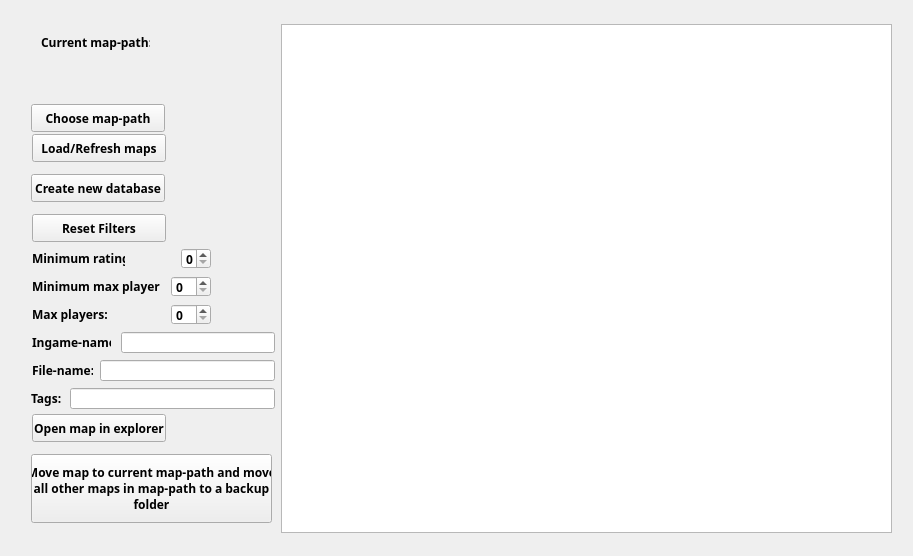
<?xml version="1.0" encoding="UTF-8"?>
<ui version="4.0">
 <class>CustomWindow</class>
 <widget class="QWidget" name="CustomWindow">
  <property name="geometry">
   <rect>
    <x>0</x>
    <y>0</y>
    <width>913</width>
    <height>556</height>
   </rect>
  </property>
  <property name="font">
   <font>
    <family>LifeCraft</family>
    <weight>75</weight>
    <bold>true</bold>
    <underline>false</underline>
   </font>
  </property>
  <property name="windowTitle">
   <string>MainWindow</string>
  </property>
  <property name="layoutDirection">
   <enum>Qt::LeftToRight</enum>
  </property>
  <layout class="QVBoxLayout" name="verticalLayout">
   <property name="spacing">
    <number>0</number>
   </property>
   <property name="leftMargin">
    <number>0</number>
   </property>
   <property name="topMargin">
    <number>1</number>
   </property>
   <property name="rightMargin">
    <number>0</number>
   </property>
   <property name="bottomMargin">
    <number>0</number>
   </property>
   <item>
    <widget class="QWidget" name="titleBar" native="true">
     <property name="minimumSize">
      <size>
       <width>0</width>
       <height>23</height>
      </size>
     </property>
     <property name="maximumSize">
      <size>
       <width>16777215</width>
       <height>23</height>
      </size>
     </property>
     <layout class="QHBoxLayout" name="horizontalLayout">
      <property name="spacing">
       <number>0</number>
      </property>
      <property name="leftMargin">
       <number>0</number>
      </property>
      <property name="topMargin">
       <number>0</number>
      </property>
      <property name="rightMargin">
       <number>0</number>
      </property>
      <property name="bottomMargin">
       <number>0</number>
      </property>
      <item>
       <widget class="QLabel" name="LTitle">
        <property name="minimumSize">
         <size>
          <width>100</width>
          <height>22</height>
         </size>
        </property>
        <property name="maximumSize">
         <size>
          <width>16777215</width>
          <height>22</height>
         </size>
        </property>
        <property name="text">
         <string/>
        </property>
       </widget>
      </item>
      <item>
       <widget class="QPushButton" name="pbMin">
        <property name="minimumSize">
         <size>
          <width>29</width>
          <height>20</height>
         </size>
        </property>
        <property name="maximumSize">
         <size>
          <width>29</width>
          <height>20</height>
         </size>
        </property>
        <property name="iconSize">
         <size>
          <width>29</width>
          <height>20</height>
         </size>
        </property>
        <property name="flat">
         <bool>true</bool>
        </property>
       </widget>
      </item>
      <item>
       <widget class="QPushButton" name="pbMaxOrSmallWindow">
        <property name="minimumSize">
         <size>
          <width>27</width>
          <height>20</height>
         </size>
        </property>
        <property name="maximumSize">
         <size>
          <width>27</width>
          <height>20</height>
         </size>
        </property>
        <property name="iconSize">
         <size>
          <width>26</width>
          <height>20</height>
         </size>
        </property>
        <property name="flat">
         <bool>true</bool>
        </property>
       </widget>
      </item>
      <item>
       <widget class="QPushButton" name="pbClose">
        <property name="minimumSize">
         <size>
          <width>48</width>
          <height>20</height>
         </size>
        </property>
        <property name="maximumSize">
         <size>
          <width>48</width>
          <height>20</height>
         </size>
        </property>
        <property name="iconSize">
         <size>
          <width>48</width>
          <height>20</height>
         </size>
        </property>
        <property name="flat">
         <bool>true</bool>
        </property>
       </widget>
      </item>
     </layout>
    </widget>
   </item>
   <item>
    <widget class="QWidget" name="centralWidget" native="true">
     <property name="layoutDirection">
      <enum>Qt::LeftToRight</enum>
     </property>
     <property name="autoFillBackground">
      <bool>false</bool>
     </property>
     <layout class="QHBoxLayout" name="horizontalLayout_2">
      <property name="spacing">
       <number>0</number>
      </property>
      <property name="leftMargin">
       <number>0</number>
      </property>
      <property name="topMargin">
       <number>0</number>
      </property>
      <property name="rightMargin">
       <number>0</number>
      </property>
      <property name="bottomMargin">
       <number>0</number>
      </property>
      <item>
       <widget class="QWidget" name="leftBorder" native="true">
        <property name="minimumSize">
         <size>
          <width>21</width>
          <height>200</height>
         </size>
        </property>
        <property name="maximumSize">
         <size>
          <width>10</width>
          <height>16777215</height>
         </size>
        </property>
        <property name="layoutDirection">
         <enum>Qt::LeftToRight</enum>
        </property>
        <property name="autoFillBackground">
         <bool>false</bool>
        </property>
       </widget>
      </item>
      <item>
       <widget class="QWidget" name="centralLeft" native="true">
        <property name="minimumSize">
         <size>
          <width>260</width>
          <height>500</height>
         </size>
        </property>
        <property name="maximumSize">
         <size>
          <width>260</width>
          <height>16777215</height>
         </size>
        </property>
        <property name="autoFillBackground">
         <bool>false</bool>
        </property>
        <widget class="QPushButton" name="btnOpenInExplorer">
         <property name="geometry">
          <rect>
           <x>11</x>
           <y>390</y>
           <width>134</width>
           <height>28</height>
          </rect>
         </property>
         <property name="text">
          <string>Open map in explorer</string>
         </property>
        </widget>
        <widget class="QPushButton" name="btnCreateNewDB">
         <property name="geometry">
          <rect>
           <x>10</x>
           <y>150</y>
           <width>134</width>
           <height>28</height>
          </rect>
         </property>
         <property name="text">
          <string>Create new database</string>
         </property>
        </widget>
        <widget class="QPushButton" name="btnResetFilters">
         <property name="geometry">
          <rect>
           <x>11</x>
           <y>190</y>
           <width>134</width>
           <height>28</height>
          </rect>
         </property>
         <property name="text">
          <string>Reset Filters</string>
         </property>
        </widget>
        <widget class="QPushButton" name="btnLoad">
         <property name="geometry">
          <rect>
           <x>11</x>
           <y>110</y>
           <width>134</width>
           <height>28</height>
          </rect>
         </property>
         <property name="text">
          <string>Load/Refresh maps</string>
         </property>
        </widget>
        <widget class="QPushButton" name="btnMoveMap">
         <property name="geometry">
          <rect>
           <x>10</x>
           <y>430</y>
           <width>241</width>
           <height>69</height>
          </rect>
         </property>
         <property name="text">
          <string>Move map to current map-path and move
all other maps in map-path to a backup
folder</string>
         </property>
        </widget>
        <widget class="QPushButton" name="btnSetMapDir">
         <property name="geometry">
          <rect>
           <x>10</x>
           <y>80</y>
           <width>134</width>
           <height>28</height>
          </rect>
         </property>
         <property name="layoutDirection">
          <enum>Qt::LeftToRight</enum>
         </property>
         <property name="autoFillBackground">
          <bool>false</bool>
         </property>
         <property name="styleSheet">
          <string notr="true"/>
         </property>
         <property name="inputMethodHints">
          <set>Qt::ImhNone</set>
         </property>
         <property name="text">
          <string>Choose map-path</string>
         </property>
         <property name="iconSize">
          <size>
           <width>200</width>
           <height>50</height>
          </size>
         </property>
         <property name="checkable">
          <bool>false</bool>
         </property>
         <property name="autoRepeat">
          <bool>false</bool>
         </property>
         <property name="autoExclusive">
          <bool>false</bool>
         </property>
         <property name="autoDefault">
          <bool>false</bool>
         </property>
         <property name="default">
          <bool>false</bool>
         </property>
         <property name="flat">
          <bool>false</bool>
         </property>
        </widget>
        <widget class="QLabel" name="label_5">
         <property name="geometry">
          <rect>
           <x>11</x>
           <y>282</y>
           <width>78</width>
           <height>16</height>
          </rect>
         </property>
         <property name="text">
          <string>Max players:</string>
         </property>
        </widget>
        <widget class="QLabel" name="label_6">
         <property name="geometry">
          <rect>
           <x>11</x>
           <y>338</y>
           <width>61</width>
           <height>16</height>
          </rect>
         </property>
         <property name="text">
          <string>File-name:</string>
         </property>
        </widget>
        <widget class="QLineEdit" name="leFilterIngameName">
         <property name="geometry">
          <rect>
           <x>100</x>
           <y>308</y>
           <width>154</width>
           <height>21</height>
          </rect>
         </property>
        </widget>
        <widget class="QLabel" name="lMapDir">
         <property name="geometry">
          <rect>
           <x>20</x>
           <y>10</y>
           <width>109</width>
           <height>16</height>
          </rect>
         </property>
         <property name="text">
          <string>Current map-path:</string>
         </property>
        </widget>
        <widget class="QLabel" name="label_3">
         <property name="geometry">
          <rect>
           <x>11</x>
           <y>226</y>
           <width>93</width>
           <height>16</height>
          </rect>
         </property>
         <property name="text">
          <string>Minimum rating:</string>
         </property>
        </widget>
        <widget class="QLabel" name="label_8">
         <property name="geometry">
          <rect>
           <x>10</x>
           <y>366</y>
           <width>31</width>
           <height>16</height>
          </rect>
         </property>
         <property name="text">
          <string>Tags:</string>
         </property>
        </widget>
        <widget class="QLineEdit" name="leFilterFileName">
         <property name="geometry">
          <rect>
           <x>79</x>
           <y>336</y>
           <width>175</width>
           <height>21</height>
          </rect>
         </property>
        </widget>
        <widget class="QLineEdit" name="leFilterTags">
         <property name="geometry">
          <rect>
           <x>49</x>
           <y>364</y>
           <width>205</width>
           <height>21</height>
          </rect>
         </property>
        </widget>
        <widget class="QLabel" name="label_4">
         <property name="geometry">
          <rect>
           <x>11</x>
           <y>254</y>
           <width>128</width>
           <height>16</height>
          </rect>
         </property>
         <property name="text">
          <string>Minimum max players:</string>
         </property>
        </widget>
        <widget class="QSpinBox" name="sbMinimumRating">
         <property name="geometry">
          <rect>
           <x>160</x>
           <y>224</y>
           <width>30</width>
           <height>21</height>
          </rect>
         </property>
        </widget>
        <widget class="QLabel" name="lMapDirStr">
         <property name="geometry">
          <rect>
           <x>10</x>
           <y>30</y>
           <width>241</width>
           <height>45</height>
          </rect>
         </property>
         <property name="text">
          <string>&lt;none selected&gt;

</string>
         </property>
        </widget>
        <widget class="QSpinBox" name="sbMaxPlayers">
         <property name="geometry">
          <rect>
           <x>150</x>
           <y>280</y>
           <width>40</width>
           <height>21</height>
          </rect>
         </property>
        </widget>
        <widget class="QLabel" name="label_7">
         <property name="geometry">
          <rect>
           <x>11</x>
           <y>310</y>
           <width>79</width>
           <height>16</height>
          </rect>
         </property>
         <property name="text">
          <string>Ingame-name:</string>
         </property>
        </widget>
        <widget class="QSpinBox" name="sbMinimumMaxPlayers">
         <property name="geometry">
          <rect>
           <x>150</x>
           <y>252</y>
           <width>40</width>
           <height>21</height>
          </rect>
         </property>
        </widget>
       </widget>
      </item>
      <item>
       <widget class="QWidget" name="centralRight" native="true">
        <layout class="QHBoxLayout" name="horizontalLayout_3">
         <property name="spacing">
          <number>0</number>
         </property>
         <property name="leftMargin">
          <number>0</number>
         </property>
         <property name="topMargin">
          <number>0</number>
         </property>
         <property name="rightMargin">
          <number>0</number>
         </property>
         <property name="bottomMargin">
          <number>0</number>
         </property>
         <item>
          <widget class="QTableView" name="view"/>
         </item>
        </layout>
       </widget>
      </item>
      <item>
       <widget class="QWidget" name="rightBorder" native="true">
        <property name="minimumSize">
         <size>
          <width>21</width>
          <height>200</height>
         </size>
        </property>
        <property name="maximumSize">
         <size>
          <width>10</width>
          <height>16777215</height>
         </size>
        </property>
       </widget>
      </item>
     </layout>
    </widget>
   </item>
   <item>
    <widget class="QWidget" name="bottomBorder" native="true">
     <property name="minimumSize">
      <size>
       <width>0</width>
       <height>23</height>
      </size>
     </property>
     <property name="maximumSize">
      <size>
       <width>16777215</width>
       <height>23</height>
      </size>
     </property>
    </widget>
   </item>
  </layout>
  <action name="actionClose">
   <property name="text">
    <string>Close</string>
   </property>
   <property name="shortcut">
    <string>Ctrl+Q</string>
   </property>
  </action>
 </widget>
 <layoutdefault spacing="6" margin="11"/>
 <resources/>
 <connections>
  <connection>
   <sender>actionClose</sender>
   <signal>triggered()</signal>
   <receiver>CustomWindow</receiver>
   <slot>close()</slot>
   <hints>
    <hint type="sourcelabel">
     <x>-1</x>
     <y>-1</y>
    </hint>
    <hint type="destinationlabel">
     <x>69</x>
     <y>61</y>
    </hint>
   </hints>
  </connection>
 </connections>
</ui>
